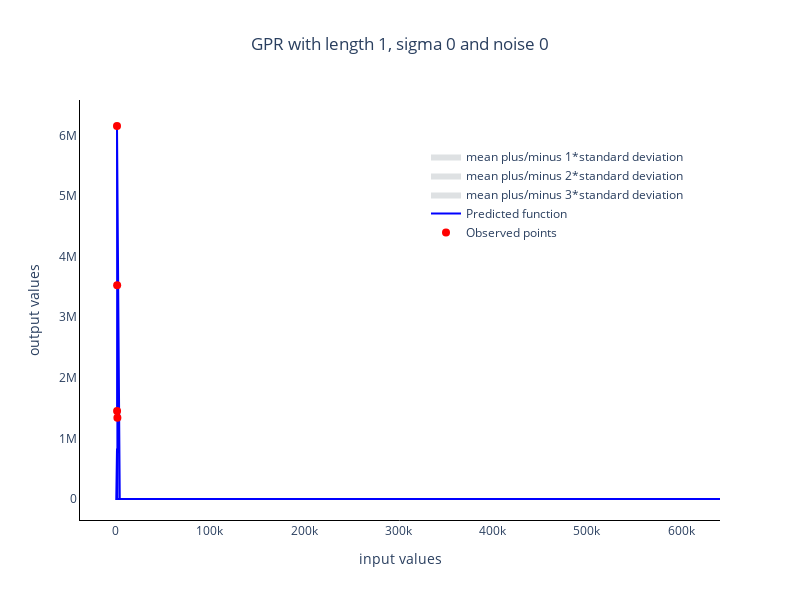

The code cell stored with this chart in its notebook:
### Markdown cell above
### Initiate Training

### Code cell
model = GPR(x_values, y_values)
data = plot_GPR(data_x=x_values, data_y=y_values, x=x, model=model)
fig4 = go.Figure(data=data)
fig4 = update_layout_of_graph(fig=fig4,
title='GPR with length 1, sigma 0 and noise 0')

fig4.show()

### Figure 1 — Plotly figure (JSON) as saved in the notebook; plotly's stock layout.template omitted (floating-point values rounded to 4 significant figures; data arrays with more than 128 entries replaced by an {"elided": "..."} marker saying what was removed)
{"data": [{"fill": "toself", "fillcolor": "rgba(189,195,199,0.5)", "hoverinfo": "skip", "line": {"color": "rgba(200,200,200,0)"}, "name": "mean plus/minus 1*standard deviation", "showlegend": true, "type": "scatter", "visible": true, "x": {"elided": "500 int values"}, "y": {"elided": "500 float values"}}, {"fill": "toself", "fillcolor": "rgba(189,195,199,0.5)", "hoverinfo": "skip", "line": {"color": "rgba(200,200,200,0)"}, "name": "mean plus/minus 2*standard deviation", "showlegend": true, "type": "scatter", "visible": true, "x": {"elided": "500 int values"}, "y": {"elided": "500 float values"}}, {"fill": "toself", "fillcolor": "rgba(189,195,199,0.5)", "hoverinfo": "skip", "line": {"color": "rgba(200,200,200,0)"}, "name": "mean plus/minus 3*standard deviation", "showlegend": true, "type": "scatter", "visible": true, "x": {"elided": "500 int values"}, "y": {"elided": "500 float values"}}, {"line": {"color": "blue", "width": 2}, "name": "Predicted function", "showlegend": true, "type": "scatter", "visible": true, "x": {"elided": "250 int values"}, "y": {"elided": "250 float values"}}, {"marker": {"color": "red", "size": 8}, "mode": "markers", "name": "Observed points", "showlegend": true, "type": "scatter", "visible": true, "x": [1906, 1585, 1652, 1494], "y": [1340702, 1452666, 3527420, 6155856]}], "layout": {"autosize": false, "height": 600, "legend": {"x": 0.95, "xanchor": "right", "y": 0.9, "yanchor": "top"}, "plot_bgcolor": "rgba(0,0,0,0)", "title": {"text": "GPR with length 1, sigma 0 and noise 0", "x": 0.5, "xanchor": "center"}, "width": 800, "xaxis": {"linecolor": "black", "linewidth": 1, "showline": true, "title": {"text": "input values"}}, "yaxis": {"linecolor": "black", "linewidth": 1, "showline": true, "title": {"text": "output values"}}}}
